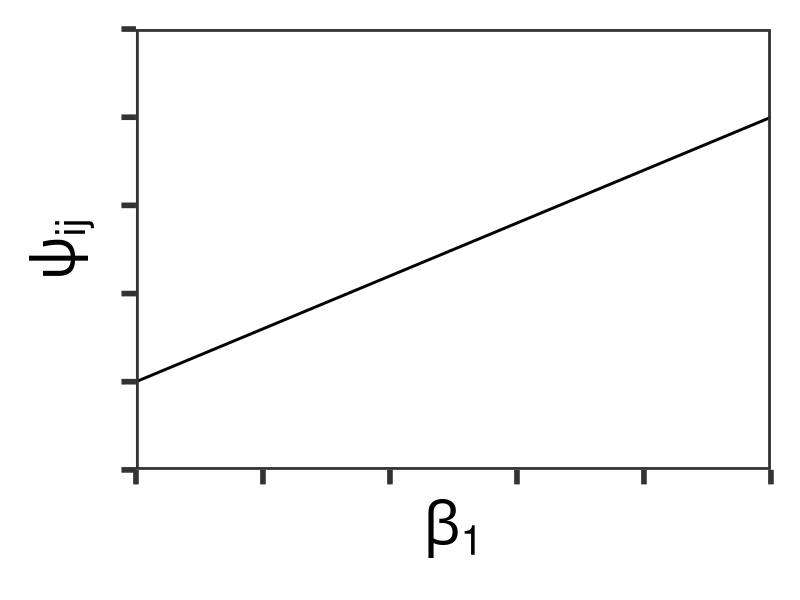
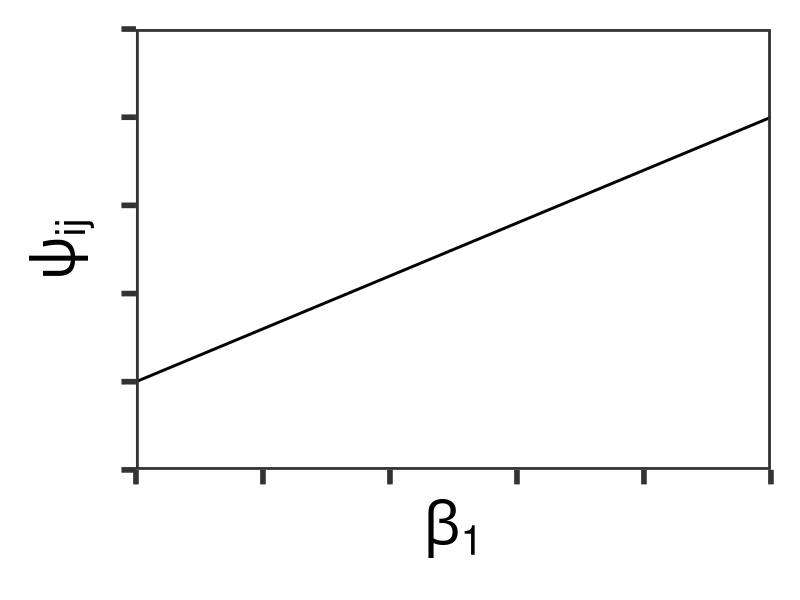

Reproduce these figures in R, in order.
# Creating example environmental covariate figure
# Part of fig. S1; prior augmentation manuscript
# Summer 2021

# Load package
library(tidyverse)

# Create plot
ggplot()+
  geom_abline(slope = 0.6, intercept = 1, size = 1)+
  scale_x_continuous(limits = c(0,5), expand = c(0,0))+
  scale_y_continuous(limits = c(0,5), expand = c(0,0))+
  labs(x = expression(beta[1]), y = expression(psi[ij]))+
  theme_bw(base_size = 42)+
  theme(panel.grid = element_blank(), axis.text = element_blank())

ggsave(filename = "samplecov.jpeg", dpi = 600)
